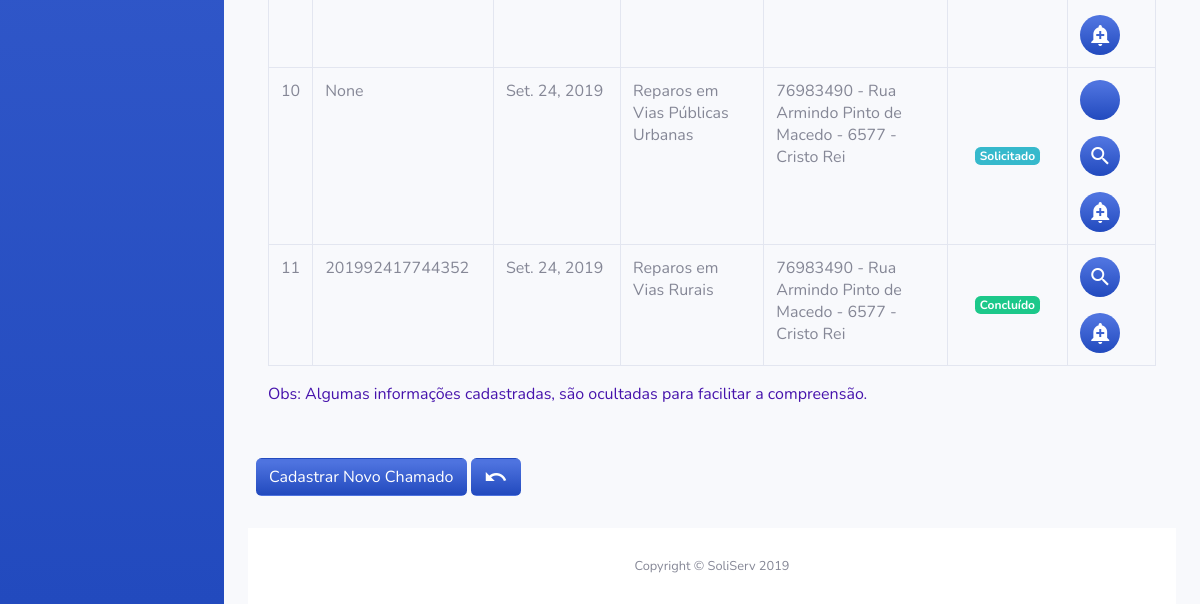
/Orgao/listarChamadosOrgao/ (signed in, lower part), run on an earlier commit of the app's database.
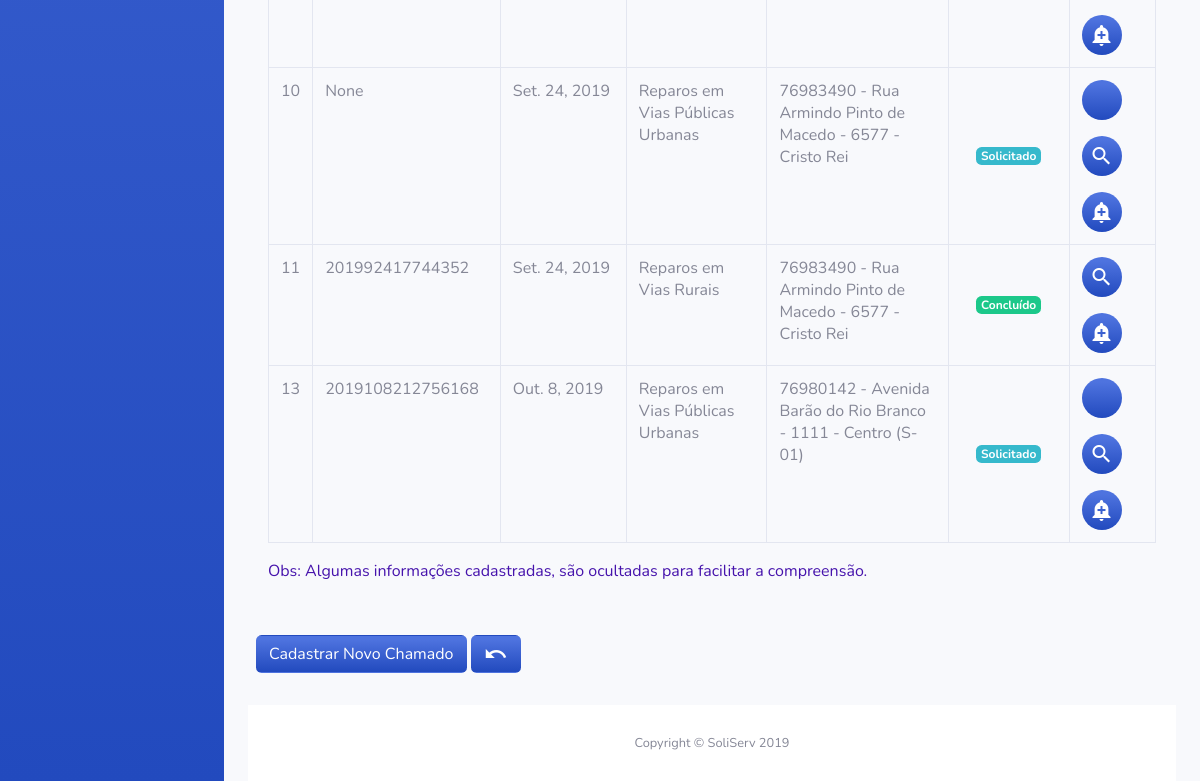
And on a later commit of the database.
### Chamados/models.py (models this page shows, shortened)
class Chamado(models.Model):
    dataAbertura = models.DateField('ABERTO EM',auto_now_add=True)
    dataConclusao = models.DateField('CONCLUÍDO EM',auto_now=True)
    numeroProtocolo = models.CharField('NÚMERO DE PROTOCOLO', max_length=45, null=True, blank=True)
    observacao = models.CharField('OBSERVAÇÃO',max_length=100)
    observacaoOrgao = models.CharField('RETORNO DO ÓRGÃO', max_length=100, null=True, blank=True)
    idStatus = models.ForeignKey(
        Status, on_delete=models.CASCADE, verbose_name="STATUS")
    idOrgao = models.ForeignKey(
        Orgao, on_delete=models.CASCADE, verbose_name="ORGÃO")
    idTipoChamado = models.ForeignKey(
        TipoChamado, on_delete=models.CASCADE, verbose_name="TIPO DE CHAMADO")
    idUsuario = models.ForeignKey(
        User, on_delete=models.CASCADE, verbose_name="USUÁRIO")
    idEndereco = models.ForeignKey(
        Endereco, on_delete=models.CASCADE, verbose_name="ENDEREÇO DO CHAMADO")
    class Meta:
        verbose_name = "Chamado"
        verbose_name_plural = "Chamados"

class TipoChamado(models.Model):
    descricaoTipoChamado = models.CharField('TIPO CHAMADO', max_length=45)
    idOrgao = models.ForeignKey(
        Orgao, on_delete=models.CASCADE, verbose_name="ORGÃO")
    class Meta:
        verbose_name = "TipoChamados"
        verbose_name_plural = "TipoChamados"

class Status(models.Model):
    descricao = models.CharField('DESCRIÇÃO', max_length=45)
    class Meta:
        verbose_name = "Status"
        verbose_name_plural = "Status"

### Usuario/models.py (models this page shows)
class Endereco(models.Model):
    cep = models.IntegerField('CEP')
    logradouro = models.CharField('LOGRADOURO', max_length=45)
    enderecoNumero = models.CharField('NÚMERO', max_length=11)
    complemento = models.CharField('COMPLEMENTO', max_length=45)
    bairro = models.CharField('BAIRRO', max_length=45)
    observacao = models.CharField('OBSERVAÇÃO', max_length=45)
    municipio = models.CharField('MUNICIPIO', max_length=45)
    estado = models.CharField('ESTADO', max_length=2)
    idPessoa = models.ForeignKey(
        User, on_delete=models.CASCADE, verbose_name="PESSOA")
    def __str__(self):
        return (str (self.cep))+" - " + self.logradouro +" - "+ self.enderecoNumero + " - " + self.bairro
    class Meta:
        verbose_name = "Endereco"
        verbose_name_plural = "Endereco"

### Orgao/views.py (the view)
# urls.py: path('listarChamadosOrgao/', views.ListaOrgaoChamado, name='lista_chamados_orgao'),
def ListaOrgaoChamado(request):
    if not request.user.has_perm('Chamado.view_Chamado'):
        return render(request, 'Orgao/bloqueioDeAcesso.html')
    else:
        lista_chamados = Chamado.objects.all()
        paginator = Paginator(lista_chamados, 10000)
        page = request.GET.get('page')
        lista_chamados = paginator.get_page(page)
        context = {'lista_chamados': lista_chamados}
        if not request.user.is_authenticated:
            return render(request, 'Usuario/acessoNegado.html')
        else:
            return render(request, 'ChamadosOrgao/listarChamadosOrgao.html', context)

### Orgao/templates/ChamadosOrgao/listarChamadosOrgao.html (shortened to what this page needs)
{% extends "sistemaDeGestaoDeServicosPublicos/index1.html" %}
{% block centro %}
{% if user.is_authenticated %}
<form>
    <div>
        <div>
            <div class="card-body">
                {% if lista_chamados %}
                <div class="table-responsive">
                    <table class="table table-bordered" id="dataTable" width="100%" cellspacing="0">
                        <tbody>
                            {% for chamado in lista_chamados %}
                            <tr>
                                <td>{{chamado.id}}</td>
                                <td>{{chamado.numeroProtocolo}}</td>
                                <td>{{chamado.dataAbertura}}</td>
                                <td>{{chamado.idTipoChamado.descricaoTipoChamado}}</td>
                                <td>{{chamado.idEndereco}}</td>
                                {% if chamado.idStatus.pk == 1  %}
                                <td class="text-center align-middle"> <small class="badge badge-info">{{chamado.idStatus.descricao}}</small></td>
                                {% elif chamado.idStatus.pk == 3  %}
                                <td class="text-center align-middle"> <small class="badge badge-warning">{{chamado.idStatus.descricao}}</small></td>
                                {% elif chamado.idStatus.pk == 2 %}
                                <td class="text-center align-middle"> <small class="badge badge-success">{{chamado.idStatus.descricao}}</small></td>
                                {% endif %}
                                <td class="border">
                                    {% if chamado.idStatus.pk != 2 %}
                                    <a class=" mb-3 bg-gradient-primary btn-circle text-white"
                                        href="{% url 'Orgao:atualizar_chamados_orgao' chamado.id %}"
                                        title="Editar Chamado">
                                        <i class="fas fa-edit"></i></a>
                                    {% endif %}
                                    <a class="mb-3 bg-gradient-primary btn-circle text-white"
                                        href="{% url 'Chamados:chamado_detalhado' chamado.id %}"
                                        title="Detalhes do Chamado">
                                        <i class="material-icons">search</i>
                                    </a>
                                    <a class="bg-gradient-primary btn-circle text-white"
                                        href="{% url 'Orgao:cadastrar_ocorrencias_chamados' chamado.id%}"
                                        title="Adicionar ocorrências do Chamado">
                                        <i class="material-icons">add_alert</i>
                                    </a>
                                </td>
                            </tr>
                            {% endfor %}
                        </tbody>
                    </table>
                    <p class=" mt-1" style="color: #4613ac;"> Obs: Algumas informações cadastradas, são ocultadas para
                        facilitar a
                        compreensão.</p>
                </div>
            </div>
        </div>
    </div>
    <a class="btn  ml-2 mb-3 mt-3 bg-gradient-primary text-white" href="{% url 'Chamados:cadastro_chamado' %}"
        title="Cadastrar Chamado">Cadastrar
        Novo Chamado
    </a>
    <a class="btn mb-3 mt-3 bg-gradient-primary text-white" href="{% url 'Chamados:lista_chamado' user.id %}"
        title="Voltar a Lista de Chamados">
        <i class="material-icons">undo</i>
    </a>
{% endif %}
{% endif %}
{% endblock %}

### templates/sistemaDeGestaoDeServicosPublicos/index1.html (shortened to what this page needs)
<!DOCTYPE html>
<html lang="pt-br">
{% load staticfiles %}
<head>
  <link rel="stylesheet" href="{% static 'tema/css/sb-admin-2.css' %}">
  <link rel="stylesheet" href="{% static 'tema/vendor/fontawesome-free/css/all.css' %}">
  <link rel="stylesheet" href="{% static 'tema/vendor/fontawesome-free/css/all.css' %}">
  <link rel="stylesheet" href="{% static 'css/style.css' %}">
  <link rel="stylesheet" href="{% static 'img/avatar_2x.png' %}">
  <link rel="stylesheet" type="text/css" href="{% static 'css/select2.css' %}">
  <link rel="stylesheet" href="https://stackpath.bootstrapcdn.com/bootstrap/4.3.1/css/bootstrap.min.css"
>
  <link href="https://unpkg.com/material-components-web@latest/dist/material-components-web.min.css" rel="stylesheet">
  <link href="vendor/fontawesome-free/css/all.min.css" rel="stylesheet" type="text/css">
  <link href="css/sb-admin-2.min.css" rel="stylesheet">
</head>
<body id="page-top" class="acessibilidade teste">
  <div id="wrapper">
    <ul class="navbar-nav bg-gradient-primary sidebar sidebar-dark accordion" id="accordionSidebar">
    </ul>
    <div id="content-wrapper" class="d-flex flex-column">
      <div id="content">
        <div class="container-fluid">
          <div class="">
            {% block centro %}
            {% endblock %}
          </div>
          <footer class="sticky-footer bg-white">
            <div class="container my-auto">
              <div class="copyright text-center my-auto">
                <span>Copyright &copy; SoliServ 2019</span>
              </div>
            </div>
          </footer>
        </div>
      </div>
      {% block scripts %}
      <link href="https://cdnjs.cloudflare.com/ajax/libs/select2/4.0.11/css/select2.min.css" rel="stylesheet" />
      {% endblock %}
</body>
</html>

What changed in the data, as far as the page shows it:
added Chamado: id "13", numeroProtocolo "2019108212756168", dataAbertura "Out. 8, 2019", idTipoChamado.descricaoTipoChamado "Reparos em Vias Públicas Urbanas", idEndereco "76980142 - Avenida Barão do Rio Branco - 1111 - Centro (S-01)", idStatus.descricao "Solicitado"
